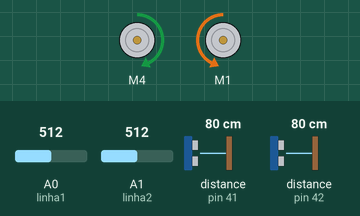
This sketch was run on a simulated Arduino Uno, built with avr-gcc and run on an emulated ATmega328P. Parts: 2 × DC motor (green arrow = forward, orange = backward, longer = faster). Inputs (shaded band) come from the test bench; at power-on: A0 (linha1) = 512, A1 (linha2) = 512, distance to the obstacle (sensors on pin 41, pin 42) 80 cm.

Above: at 5.2 s.
5.3 s: A0 (linha1) set to 108
6.8 s: A0 (linha1) set to 89
At 6.95 s:
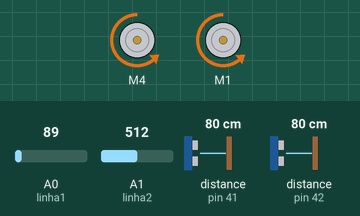
9.8 s: A0 (linha1) set to 110
11.5 s: A1 (linha2) set to 107
13.0 s: A1 (linha2) set to 100
At 13.2 s:
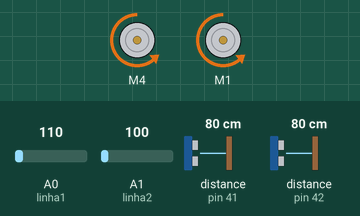
16.0 s: A1 (linha2) set to 30
Timing chart, 0 to 20.0 s (numbered marks = the images above; inputs shaded):
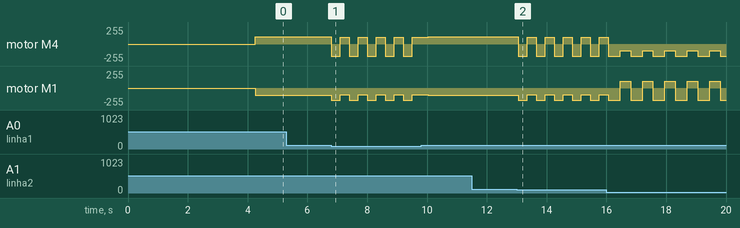

The sketch:

sumoalan.ino
```cpp
#include <SparkFun_TB6612.h>
#include <Wire.h>
#include <VL53L0X.h>

int linha1 = 0;
int linha2 = 1;

int vira = 0;
int viralinha = 0;

int vald = 0;           // variable to store the value read
int vale = 0;

//pinos XSHUT dos sensores são utilizados para poder definir diferentes endereços
#define tofd 7     //XSHUT tof1
#define tofe 13     //XSHUT tof2

//Definindo os enfereços de cada sensor
#define idSensord 41
#define idSensore 42

//definindos os pinos para controle da ponte h
#define AIN1 1
#define BIN1 4
#define AIN2 0
#define BIN2 5
#define PWMA 3
#define PWMB 6
#define STBY 2

// these constants are used to allow you to make your motor configuration
// line up with function names like forward.  Value can be 1 or -1
const int offsetA = 1;
const int offsetB = 1;

//Criando um objeto para cada sensor
VL53L0X Sensord;
VL53L0X Sensore;

//criando um objeto para cada motor
Motor motord = Motor(AIN1, AIN2, PWMA, offsetA, STBY);
Motor motore = Motor(BIN1, BIN2, PWMB, offsetB, STBY);


void setup() {

  pinMode(tofd, OUTPUT);
  pinMode(tofe, OUTPUT);

  Wire.begin();
  //definindo endereço do Sensor1
  Sensord.setAddress(idSensord);
  pinMode(tofd, INPUT);
  delay(10); //Dando um tempo pra não zoar
  Sensore.setAddress(idSensore);
  pinMode(tofe, INPUT);
  delay(10);

  //métodos da própria biblioteca utilizados para inicialização
  Sensord.init();
  Sensore.init();
  Sensord.setTimeout(300);
  Sensore.setTimeout(300);
  Sensord.startContinuous();
  Sensore.startContinuous();

  delay(4000);

}

void loop() {
  vald = analogRead(linha1);    // read the input pin
  vale = analogRead(linha2);


  if (vald > 100 && vale > 100) {

    if (Sensord.readRangeContinuousMillimeters() < 500 && Sensore.readRangeContinuousMillimeters() < 500) {
      motore.drive(200);
      motord.drive(200);

    } else if (Sensord.readRangeContinuousMillimeters() > 500 && Sensore.readRangeContinuousMillimeters() < 500) {
      motore.drive(100);
      motord.drive(200);

      vira = 1;

    } else if (Sensore.readRangeContinuousMillimeters() > 500 && Sensord.readRangeContinuousMillimeters() < 500) {
      motore.drive(200);
      motord.drive(100);

      vira = 0;

    } else if (Sensore.readRangeContinuousMillimeters() > 500 && Sensord.readRangeContinuousMillimeters() > 500 && vira == 0) {
      motore.drive(110);
      motord.drive(-110);
    } else {
      motore.drive(-110);
      motord.drive(110);
    }
  } else if (vald > 100 && vale < 100) {
    motore.drive(-180);
    motord.drive(-180);
    delay(400);
    motore.drive(-100);
    motord.drive(100);
    delay(350);
  } else {
    motore.drive(-180);
    motord.drive(-180);
    delay(300);
    motore.drive(100);
    motord.drive(-100);
    delay(300);

  }


}
```

Measured:
- the behaviour switches between 101 and 100 on A0 (linha1) (found by bisection; images 0 and 1)
- the behaviour switches between 101 and 100 on A1 (linha2) (found by bisection; images 1 and 2)
- after the input at 5.3 s, every drawn part: stays the same
- after the input at 6.8 s, motor M4: alternates backward 180/255 for 0.30 s and forward 100/255 for 0.30 s, starting at once; motor M1: alternates backward 180/255 for 0.30 s and backward 100/255 for 0.30 s, starting at once
- after the input at 11.5 s, every drawn part: stays the same
- after the input at 13.0 s, motor M4: alternates backward 180/255 for 0.30 s and forward 100/255 for 0.30 s, starting after 0.06 s; motor M1: alternates backward 180/255 for 0.30 s and backward 100/255 for 0.30 s, starting after 0.06 s
